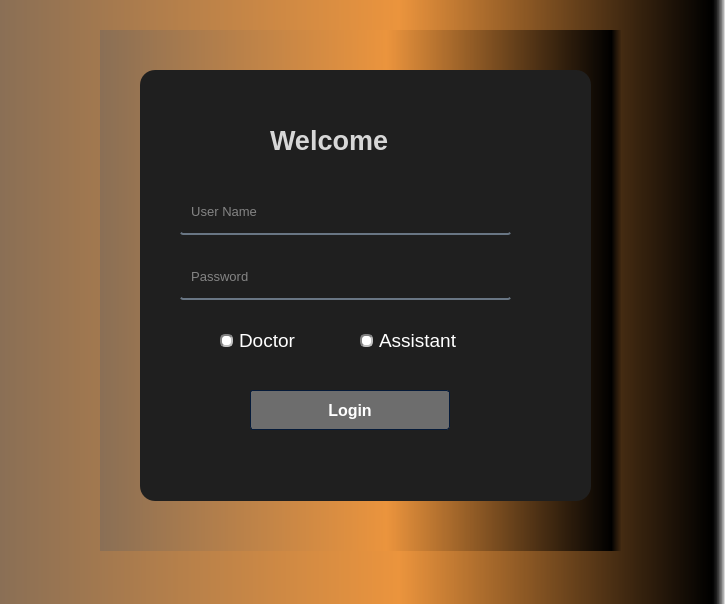
<?xml version="1.0" encoding="UTF-8"?>
<ui version="4.0">
 <class>Form</class>
 <widget class="QWidget" name="Form">
  <property name="geometry">
   <rect>
    <x>0</x>
    <y>0</y>
    <width>725</width>
    <height>604</height>
   </rect>
  </property>
  <property name="font">
   <font>
    <pointsize>14</pointsize>
   </font>
  </property>
  <property name="windowTitle">
   <string>Hospital Management</string>
  </property>
  <property name="styleSheet">
   <string notr="true">QWidget
{
	color: #ffffff;
	border-color: #051a39;
	background-color: qlineargradient(spread:pad, x1:0, y1:0, x2:1, y2:0, stop:0 rgba(138, 111, 85, 255), stop:0.55 rgba(235, 148, 61, 255), stop:0.98 rgba(0, 0, 0, 255), stop:1 rgba(0, 0, 0, 0));

}


/*-----QLabel-----*/
QLabel
{
	background-color: transparent;
	color: #ffffff;

}


QLabel::disabled
{
	background-color: transparent;
	color: #656565;

}


/*-----QMenuBar-----*/
QMenuBar
{
	background-color: #0a0a0a;
	color: #ffffff;
	border-color: #051a39;

}


QMenuBar::disabled
{
	background-color: #404040;
	color: #656565;
	border-color: #051a39;

}


QMenuBar::item
{
    background-color: transparent;

}


QMenuBar::item:selected
{
    background-color: #607cff;
    border: 1px solid #41cd52;

}


QMenuBar::item:pressed
{
    background-color: #4969ff;
    border: 1px solid #000;
    margin-bottom: -1px;
    padding-bottom: 1px;

}


/*-----QMenu-----*/
QMenu
{
    background-color: #121212;
    border: 1px solid;
    color: #ffffff;

}


QMenu::separator
{
    height: 1px;
    background-color: #6d8eff;
    color: #ffffff;
    padding-left: 4px;
    margin-left: 10px;
    margin-right: 5px;

}


QMenu::item
{
    min-width : 150px;
    padding: 3px 20px 3px 20px;

}


QMenu::item:selected
{
    background-color: #4969ff;
    color: #ffffff;

}


QMenu::item:disabled
{
    color: #262626;
}


/*-----QToolTip-----*/
QToolTip
{
	border : 1px solid #000000;
	background-color: #26264f;
	color: #ffffff;
	border-color: #051a39;

}


/*-----QPushButton-----*/
QPushButton
{
	background-color: #607cff;
	color: #ffffff;
	border-style: solid;
	border-width: 1px;
	border-radius: 3px;
	border-color: #051a39;
	padding: 5px;

}


QPushButton::disabled
{
	background-color: #404040;
	color: #656565;
	border-color: #051a39;

}


QPushButton::hover
{
	background-color: #8399ff;
	color: #ffffff;
	border-style: solid;
	border-width: 1px;
	border-radius: 3px;
	border-color: #051a39;
	padding: 5px;

}


QPushButton::pressed
{
	background-color: #4969ff;
	color: #ffffff;
	border-style: solid;
	border-width: 1px;
	border-radius: 3px;
	border-color: #051a39;
	padding: 5px;

}


/*-----QToolButton-----*/
QToolButton
{
	background-color: #607cff;
	color: #ffffff;
	border-width: 1px;
	border-radius: 3px;
	border-color: #051a39;
	padding: 3px;

}


QToolButton::disabled
{
	background-color: #404040;
	color: #656565;
	border-color: #051a39;

}


QToolButton::hover
{
	background-color: #8399ff;
	color: #ffffff;
	border-width: 1px;
	border-radius: 3px;
	border-color: #051a39;
	padding: 3px;

}


QToolButton::pressed
{
	background-color: #4969ff;
	color: #ffffff;
	border-width: 1px;
	border-radius: 3px;
	border-color: #051a39;
	padding: 3px;

}


/*-----QComboBox-----*/
QComboBox
{
    background-color: #607cff;
    border: 1px solid;
    border-radius: 3px;
    padding-left: 6px;
    color: #ffffff;
    height: 20px;

}


QComboBox::disabled
{
	background-color: #404040;
	color: #656565;
	border-color: #051a39;

}


QComboBox:hover
{
    background-color: #8399ff;

}


QComboBox:on
{
    background-color: #4969ff;

}


QComboBox QAbstractItemView
{
    background-color: #383838;
    color: #ffffff;
    border: 1px solid black;
    selection-background-color: #4969ff;
    selection-color: #ffffff;
    outline: 0;

}


QComboBox::drop-down
{
    subcontrol-origin: padding;
    subcontrol-position: top right;
    width: 15px;
    border-left-width: 0px;
    border-left-color: darkgray;
    border-left-style: solid; 
    border-top-right-radius: 3px; 
    border-bottom-right-radius: 3px;

}


QComboBox::down-arrow
{
    image: url(://arrow-down.png);
    width: 8px;
    height: 8px;
}


/*-----QSpinBox &amp; QDoubleSpinBox &amp; QDateTimeEdit-----*/
QSpinBox, 
QDoubleSpinBox,
QDateTimeEdit
{
	background-color: #525251;
	color: #ffffff;
	border: 1px solid #051a39;
	border-radius: 3px;
	padding : 2px;

}


QSpinBox::disabled, 
QDoubleSpinBox::disabled,
QDateTimeEdit::disabled
{
	background-color: #404040;
	color: #656565;
	border-color: #051a39;

}


QSpinBox:hover, 
QDoubleSpinBox::hover,
QDateTimeEdit::hover
{
    background-color: #626262;
    border: 1px solid #607cff;
    color:  #fff;
    padding: 2px

}


QSpinBox::up-button, QSpinBox::down-button,
QDoubleSpinBox::up-button, QDoubleSpinBox::down-button,
QDateTimeEdit::up-button, QDateTimeEdit::down-button
{
    background-color: #607cff;
	border-radius: 2px;

}


QSpinBox::disabled, 
QDoubleSpinBox::disabled,
QDateTimeEdit::disabled
{
	background-color: #404040;
	color: #656565;
	border-color: #051a39;

}


QSpinBox::up-button:hover, QSpinBox::down-button:hover,
QDoubleSpinBox::up-button:hover, QDoubleSpinBox::down-button:hover,
QDateTimeEdit::up-button:hover, QDateTimeEdit::down-button:hover
{
    background-color: #8399ff;
    border: 1px solid #8399ff;

}


QSpinBox::up-button:disabled, QSpinBox::down-button:disabled,
QDoubleSpinBox::up-button:disabled, QDoubleSpinBox::down-button:disabled,
QDateTimeEdit::up-button:disabled, QDateTimeEdit::down-button:disabled
{
	background-color: #404040;
	color: #656565;
	border-color: #051a39;

}


QSpinBox::up-button:pressed, QSpinBox::down-button:pressed,
QDoubleSpinBox::up-button:pressed, QDoubleSpinBox::down-button::pressed,
QDateTimeEdit::up-button:pressed, QDateTimeEdit::down-button::pressed
{
    background-color: #4969ff;
    border: 1px solid #4969ff;

}


QSpinBox::down-arrow,
QDoubleSpinBox::down-arrow,
QDateTimeEdit::down-arrow
{
    image: url(://arrow-down.png);
    width: 7px;

}


QSpinBox::up-arrow,
QDoubleSpinBox::up-arrow,
QDateTimeEdit::up-arrow
{
    image: url(://arrow-up.png);
    width: 7px;

}


/*-----QLineEdit-----*/
QLineEdit
{
	background-color: #525251;
	color: #ffffff;
	border-width: 1px;
	border-radius: 3px;
	border-color: #051a39;
	padding: 2px;

}


QLineEdit::disabled
{
	background-color: #404040;
	color: #656565;
	border-width: 1px;
	border-radius: 3px;
	border-color: #051a39;
	padding: 2px;

}


/*-----QTextEdit-----*/
QTextEdit
{
	background-color: #ffffff;
	color: #010201;
	border-color: #051a39;

}


QTextEdit::disabled
{
	background-color: #404040;
	color: #656565;
	border-color: #051a39;

}


/*-----QGroupBox-----*/
QGroupBox 
{
    border: 1px solid;
    border-color: #607cff;
    margin-top: 22px;

}


QGroupBox::title  
{
    background-color: #607cff;
    color: #ffffff;
    subcontrol-origin: margin;
    subcontrol-position: top left;
    padding: 5px;
	border-top-left-radius: 3px;
	border-top-right-radius: 3px;

}


QGroupBox::title::disabled
{
	background-color: #404040;
	color: #656565;
    subcontrol-origin: margin;
    subcontrol-position: top left;
    padding: 5px;
	border-top-left-radius: 3px;
	border-top-right-radius: 3px;

}


/*-----QCheckBox-----*/
QCheckBox::indicator
{
    color: #b1b1b1;
    background-color: #323232;
    border: 1px solid #b1b1b1;
    width: 12px;
    height: 12px;

}


QCheckBox::indicator:checked
{
    image:url(://checkbox.png);
    border: 1px solid #607cff;

}


QCheckBox::indicator:unchecked:hover
{
    border: 1px solid #607cff;

}


QCheckBox::disabled
{
	color: #656565;

}


QCheckBox::indicator:disabled
{
	background-color: #656565;
	color: #656565;
    border: 1px solid #656565;

}


/*-----QRadioButton-----*/
QRadioButton::indicator::unchecked
{ 
	border: 2px inset gray; 
	border-radius: 5px; 
	background-color:  #fff;
	width: 9px; 
	height: 9px; 

}


QRadioButton::indicator::unchecked:hover
{ 
	border: 2px solid #607cff; 
	border-radius: 5px; 
	background-color:  #fff;
	width: 9px; 
	height: 9px; 

}


QRadioButton::indicator::checked
{ 
	border: 2px inset darkgray; 
	border-radius: 5px; 
	background-color: #4969ff; 
	width: 9px; 
	height: 9px; 

}


QRadioButton::disabled
{
	color: #656565;

}


QRadioButton::indicator:disabled
{
	background-color: #656565;
	color: #656565;
    border: 2px solid #656565;

}


/*-----QTableView &amp; QTableWidget-----*/
QTableView
{
    background-color: #242526;
    border: 1px solid #32414B;
    color: #f0f0f0;
    gridline-color: #8faaff;
    outline : 0;

}


QTableView::disabled
{
    background-color: #242526;
    border: 1px solid #32414B;
    color: #656565;
    gridline-color: #656565;
    outline : 0;

}


QTableView::item:hover 
{
    background-color: #26264f;
    color: #f0f0f0;

}


QTableView::item:selected 
{
    background-color: #1a1b1c;
    border: 2px solid #4969ff;
    color: #F0F0F0;

}


QTableView::item:selected:disabled
{
    background-color: #1a1b1c;
    border: 2px solid #525251;
    color: #656565;

}


QTableCornerButton::section
{
    background-color: #505050;
    color: #fff;

}


QHeaderView::section
{
    background-color: #525251;
    color: #fff;
    text-align: left;
	padding: 4px;
	
}


QHeaderView::section:disabled
{
    background-color: #525251;
    color: #656565;

}


QHeaderView::section:checked
{
    color: #fff;
    background-color: #4969ff;

}


QHeaderView::section:checked:disabled
{
    color: #656565;
    background-color: #525251;

}


QHeaderView::section::vertical::first,
QHeaderView::section::vertical::only-one
{
    border-top: 1px solid #353635;

}


QHeaderView::section::vertical
{
    border-top: 1px solid #353635;

}


QHeaderView::section::horizontal::first,
QHeaderView::section::horizontal::only-one
{
    border-left: 1px solid #353635;

}


QHeaderView::section::horizontal
{
    border-left: 1px solid #353635;

}


/*-----QTabWidget-----*/
QTabBar::tab
{
	background-color: #262626;
	color: #ffffff;
	border-style: solid;
	border-width: 1px;
	border-top-left-radius: 3px;
	border-top-right-radius: 3px;
	border-color: #051a39;
	padding: 5px;

}


QTabBar::tab:disabled
{
	background-color: #656565;
	color: #656565;

}


QTabWidget::pane 
{
	background-color: #262626;
	color: #ffffff;
    border: 1px solid;
    border-color: #607cff;

}


QTabBar::tab:selected
{
    background-color: #607cff;
	color: #ffffff;
	border-style: solid;
	border-width: 1px;
	border-top-left-radius: 3px;
	border-top-right-radius: 3px;
	border-color: #051a39;
	padding: 5px;

}


QTabBar::tab:selected:disabled
{
	background-color: #404040;
	color: #656565;

}


QTabBar::tab:!selected 
{
    background-color: #262626;

}


QTabBar::tab:!selected:hover 
{
    background-color: #8399ff;

}


QTabBar::tab:top:!selected 
{
    margin-top: 3px;

}


QTabBar::tab:bottom:!selected 
{
    margin-bottom: 3px;

}


QTabBar::tab:top, QTabBar::tab:bottom 
{
    min-width: 8ex;
    margin-right: -1px;
    padding: 5px 10px 5px 10px;

}


QTabBar::tab:top:selected 
{
    border-bottom-color: none;

}


QTabBar::tab:bottom:selected 
{
    border-top-color: none;

}


QTabBar::tab:top:last, QTabBar::tab:bottom:last,
QTabBar::tab:top:only-one, QTabBar::tab:bottom:only-one 
{
    margin-right: 0;

}


QTabBar::tab:left:!selected 
{
    margin-right: 3px;

}


QTabBar::tab:right:!selected
{
    margin-left: 3px;

}


QTabBar::tab:left, QTabBar::tab:right 
{
    min-height: 8ex;
    margin-bottom: -1px;
    padding: 10px 5px 10px 5px;

}


QTabBar::tab:left:selected 
{
    border-left-color: none;

}


QTabBar::tab:right:selected 
{
    border-right-color: none;

}


QTabBar::tab:left:last, QTabBar::tab:right:last,
QTabBar::tab:left:only-one, QTabBar::tab:right:only-one 
{
    margin-bottom: 0;

}


/*-----QSlider-----*/
QSlider::groove:horizontal 
{
	background-color: transparent;
	height: 5px;

}


QSlider::sub-page:horizontal 
{
	background-color: #607cff;

}


QSlider::add-page:horizontal 
{
	background-color: #666765;

}


QSlider::handle:horizontal 
{
	background-color: #607cff;
	width: 14px;
	margin-top: -6px;
	margin-bottom: -6px;
	border-radius: 3px;

}


QSlider::handle:horizontal:hover 
{
	background-color: #607cff;
	border-radius: 3px;

}


QSlider::sub-page:horizontal:disabled 
{
	background-color: #bbb;
	border-color: #999;

}


QSlider::add-page:horizontal:disabled 
{
	background-color: #eee;
	border-color: #999;

}


QSlider::handle:horizontal:disabled 
{
	background-color: #eee;
	border: 1px solid #aaa;
	border-radius: 3px;

}


QSlider::groove:vertical 
{
	background-color: transparent;
	width: 5px;

}


QSlider::sub-page:vertical 
{
	background-color: #607cff;

}


QSlider::add-page:vertical 
{
	background-color: #666765;

}


QSlider::handle:vertical 
{
	background-color: #607cff;
	height: 14px;
	margin-left: -6px;
	margin-right: -6px;
	border-radius: 3px;

}


QSlider::handle:vertical:hover 
{
	background-color: #607cff;
	border-radius: 3px;

}


QSlider::sub-page:vertical:disabled 
{
	background-color: #bbb;
	border-color: #999;

}


QSlider::add-page:vertical:disabled 
{
	background-color: #eee;
	border-color: #999;

}


QSlider::handle:vertical:disabled 
{
	background-color: #eee;
	border: 1px solid #aaa;
	border-radius: 3px;

}


/*-----QDial-----*/
QDial
{
	background-color: #607cff;

}


QDial::disabled
{
	background-color: #404040;

}


/*-----QScrollBar-----*/
QScrollBar:horizontal
{
    border: 1px solid #222222;
    background-color: #3d3d3d;
    height: 13px;
    margin: 0px 16px 0 16px;

}


QScrollBar::handle:horizontal
{
    background: #607cff;
    min-height: 20px;

}


QScrollBar::add-line:horizontal
{
    border: 1px solid #1b1b19;
    background-color: #607cff;
    width: 14px;
    subcontrol-position: right;
    subcontrol-origin: margin;

}


QScrollBar::sub-line:horizontal
{
    border: 1px solid #1b1b19;
    background-color: #607cff;
    width: 14px;
    subcontrol-position: left;
    subcontrol-origin: margin;

}


QScrollBar::right-arrow:horizontal
{
    image: url(://arrow-right.png);
    width: 6px;
    height: 6px;

}


QScrollBar::left-arrow:horizontal
{
    image: url(://arrow-left.png);
    width: 6px;
    height: 6px;

}


QScrollBar::add-page:horizontal, QScrollBar::sub-page:horizontal
{
    background: none;

}


QScrollBar:vertical
{
    background-color: #3d3d3d;
    width: 13px;
    margin: 16px 0 16px 0;
    border: 1px solid #222222;

}


QScrollBar::handle:vertical
{
    background-color: #607cff;
    min-height: 20px;

}


QScrollBar::add-line:vertical
{
    border: 1px solid #1b1b19;
    background-color: #607cff;
    height: 14px;
    subcontrol-position: bottom;
    subcontrol-origin: margin;

}


QScrollBar::sub-line:vertical
{
    border: 1px solid #1b1b19;
    background-color: #607cff;
    height: 14px;
    subcontrol-position: top;
    subcontrol-origin: margin;

}


QScrollBar::up-arrow:vertical
{
    image: url(://arrow-up.png);
    width: 6px;
    height: 6px;

}


QScrollBar::down-arrow:vertical
{
    image: url(://arrow-down.png);
    width: 6px;
    height: 6px;

}


QScrollBar::add-page:vertical, QScrollBar::sub-page:vertical
{
    background: none;

}


/*-----QProgressBar-----*/
QProgressBar
{
	background-color: #383838;
	color: #ffffff;
	border: 1px solid #607cff;
	border-radius: 3px;
	text-align: center;

}


QProgressBar::chunk {
	background-color: #607cff;
	color: #fff;

}


QProgressBar::chunk:disabled {
	background-color: #656565;
	border: 1px solid #aaa;
	color: #656565;
}


/*-----QStatusBar-----*/
QStatusBar
{
	background-color: #0a0a0a;
	color: #ffffff;
	border-color: #051a39;

}


</string>
  </property>
  <widget class="QWidget" name="widget" native="true">
   <property name="geometry">
    <rect>
     <x>100</x>
     <y>30</y>
     <width>521</width>
     <height>521</height>
    </rect>
   </property>
   <property name="styleSheet">
    <string notr="true"/>
   </property>
   <widget class="QLabel" name="label">
    <property name="geometry">
     <rect>
      <x>30</x>
      <y>30</y>
      <width>471</width>
      <height>451</height>
     </rect>
    </property>
    <property name="font">
     <font>
      <pointsize>8</pointsize>
     </font>
    </property>
    <property name="styleSheet">
     <string notr="true"/>
    </property>
    <property name="text">
     <string/>
    </property>
   </widget>
   <widget class="QLabel" name="label_3">
    <property name="geometry">
     <rect>
      <x>40</x>
      <y>40</y>
      <width>451</width>
      <height>431</height>
     </rect>
    </property>
    <property name="styleSheet">
     <string notr="true">background-color: rgb(31, 31, 31);
border-radius:15px;
</string>
    </property>
    <property name="text">
     <string/>
    </property>
   </widget>
   <widget class="QLabel" name="label_4">
    <property name="geometry">
     <rect>
      <x>170</x>
      <y>90</y>
      <width>171</width>
      <height>41</height>
     </rect>
    </property>
    <property name="font">
     <font>
      <pointsize>20</pointsize>
      <weight>75</weight>
      <bold>true</bold>
     </font>
    </property>
    <property name="styleSheet">
     <string notr="true">color:rgba(255, 255, 255, 210);</string>
    </property>
    <property name="text">
     <string>Welcome</string>
    </property>
   </widget>
   <widget class="QLineEdit" name="lineEdit_username">
    <property name="geometry">
     <rect>
      <x>80</x>
      <y>165</y>
      <width>331</width>
      <height>40</height>
     </rect>
    </property>
    <property name="font">
     <font>
      <pointsize>10</pointsize>
     </font>
    </property>
    <property name="styleSheet">
     <string notr="true">background-color:rgba(0, 0, 0, 0);
border:none;
border-bottom:2px solid rgba(105, 118, 132, 255);
color:rgba(255, 255, 255, 230);
padding-bottom:7px;</string>
    </property>
    <property name="placeholderText">
     <string>  User Name</string>
    </property>
   </widget>
   <widget class="QLineEdit" name="lineEdit_password">
    <property name="geometry">
     <rect>
      <x>80</x>
      <y>230</y>
      <width>331</width>
      <height>40</height>
     </rect>
    </property>
    <property name="font">
     <font>
      <pointsize>10</pointsize>
     </font>
    </property>
    <property name="styleSheet">
     <string notr="true">background-color:rgba(0, 0, 0, 0);
border:none;
border-bottom:2px solid rgba(105, 118, 132, 255);
color:rgba(255, 255, 255, 230);
padding-bottom:7px;</string>
    </property>
    <property name="echoMode">
     <enum>QLineEdit::Password</enum>
    </property>
    <property name="placeholderText">
     <string>  Password</string>
    </property>
   </widget>
   <widget class="QPushButton" name="pushButton_login">
    <property name="geometry">
     <rect>
      <x>150</x>
      <y>360</y>
      <width>200</width>
      <height>40</height>
     </rect>
    </property>
    <property name="font">
     <font>
      <pointsize>12</pointsize>
      <weight>75</weight>
      <bold>true</bold>
     </font>
    </property>
    <property name="styleSheet">
     <string notr="true">background-color: rgb(109, 109, 109);</string>
    </property>
    <property name="text">
     <string>Login</string>
    </property>
   </widget>
   <widget class="QRadioButton" name="radioButton_doctor">
    <property name="geometry">
     <rect>
      <x>120</x>
      <y>300</y>
      <width>95</width>
      <height>20</height>
     </rect>
    </property>
    <property name="font">
     <font>
      <pointsize>14</pointsize>
     </font>
    </property>
    <property name="styleSheet">
     <string notr="true">background-color: rgb(31, 31, 31);
</string>
    </property>
    <property name="text">
     <string>Doctor</string>
    </property>
   </widget>
   <widget class="QRadioButton" name="radioButton_assistant">
    <property name="geometry">
     <rect>
      <x>260</x>
      <y>300</y>
      <width>121</width>
      <height>20</height>
     </rect>
    </property>
    <property name="font">
     <font>
      <pointsize>14</pointsize>
     </font>
    </property>
    <property name="styleSheet">
     <string notr="true">background-color: rgb(31, 31, 31);
</string>
    </property>
    <property name="text">
     <string>Assistant</string>
    </property>
   </widget>
  </widget>
 </widget>
 <resources/>
 <connections/>
</ui>
